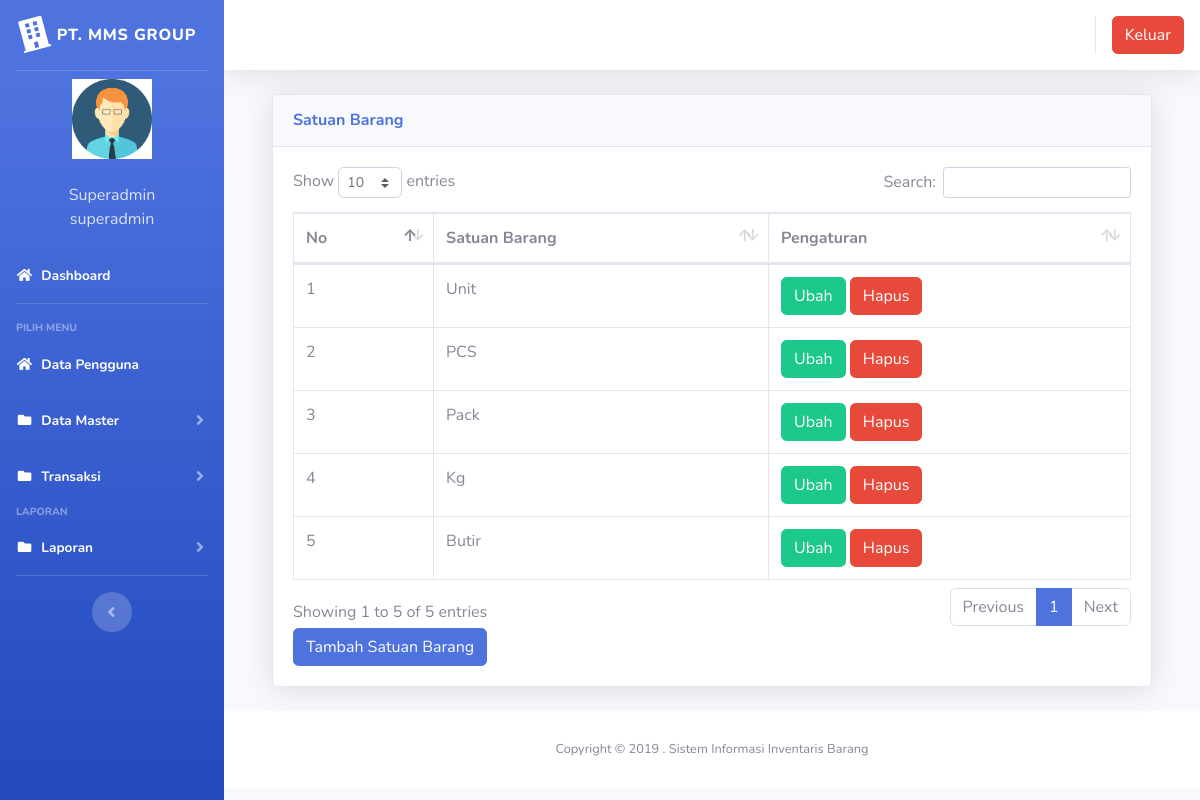
Before: /index3.php?page=satuanbarang (signed in) with the older database file.
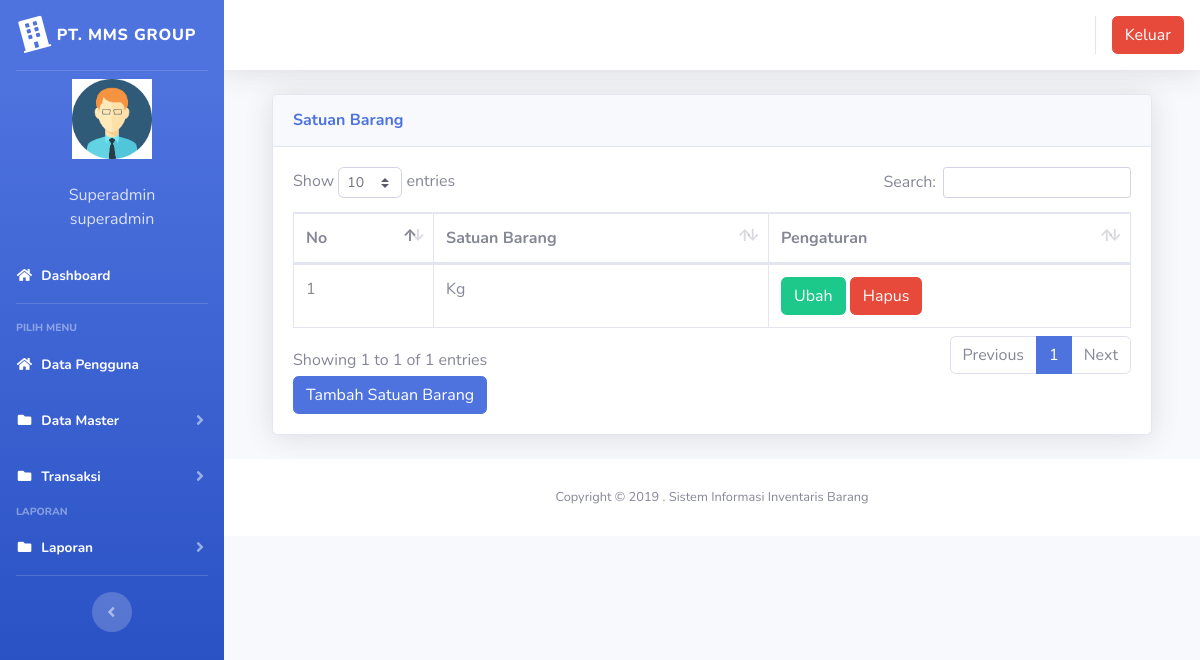
After: the same page with the newer database file.
### tables this page shows
CREATE TABLE `satuan` (
  `id` int(11) NOT NULL,
  `satuan` varchar(100) NOT NULL
);

### index3.php (the view, shortened to what the changed rows need)
<?php
$koneksi = new mysqli("localhost", "root", "", "inventori");
?>
<!DOCTYPE html>
<html lang="en">
<head>
  <link href="vendor/fontawesome-free/css/all.min.css" rel="stylesheet" type="text/css">
  <link href="css/sb-admin-2.min.css" rel="stylesheet">
  <link href="vendor/datatables/dataTables.bootstrap4.min.css" rel="stylesheet">
</head>
<body id="page-top">
  <div id="wrapper">
    <div id="content-wrapper" class="d-flex flex-column">
      <div id="content">
        <div class="container-fluid">
          <section class="content">
            <?php
            $page = $_GET['page'];
            $aksi = $_GET['aksi'];
            if ($page == "satuanbarang") {
              if ($aksi == "") {
                include "page/satuanbarang/satuan.php";
              }
            }
            ?>
          </section>
        </div>
      </div>
    </div>
  </div>
</body>
</html>

### page/satuanbarang/satuan.php (shortened to what the changed rows need)
<div class="container-fluid">
  <div class="card shadow mb-4">
    <div class="card-header py-3">
      <h6 class="m-0 font-weight-bold text-primary">Satuan Barang</h6>
    </div>
    <div class="card-body">
      <div class="table-responsive">
        <table class="table table-bordered" id="dataTable" width="100%" cellspacing="0">
        <thead>
                                <tr>
			<th>No</th>
			<th>Satuan Barang</th>
			<th>Pengaturan</th>
                                </tr>
		</thead>
          <tbody>
            <?php
	$no = 1;
	$sql = $koneksi->query("select * from satuan");
	while ($data = $sql->fetch_assoc()) {
	?>
                                <tr>
                                    <td><?php echo $no++; ?></td>
			<td><?php echo $data['satuan'] ?></td>
			<td>
			<a href="?page=satuanbarang&aksi=ubahsatuan&id=<?php echo $data['id'] ?>" class="btn btn-success" >Ubah</a>
			<a onclick="return confirm('Apakah anda yakin akan menghapus data ini?')" href="?page=satuanbarang&aksi=hapussatuan&id=<?php echo $data['id'] ?>" class="btn btn-danger" >Hapus</a>
			</td>
                                </tr>
	<?php }?>
		   </tbody>
                        </table>
<a href="?page=satuanbarang&aksi=tambahsatuan" class="btn btn-primary" >Tambah Satuan Barang</a>
      </div>
    </div>
  </div>
</div>

Changed rows visible on the page:
removed satuan: satuan "Unit"
removed satuan: satuan "PCS"
removed satuan: satuan "Pack"
removed satuan: satuan "Butir"
Other visible differences:
text written by a page script: "Show entries Search: Showing 1 to 5 of 5 entries Previous 1 Next" → "Show entries Search: Showing 1 to 1 of 1 entries Previous 1 Next"
